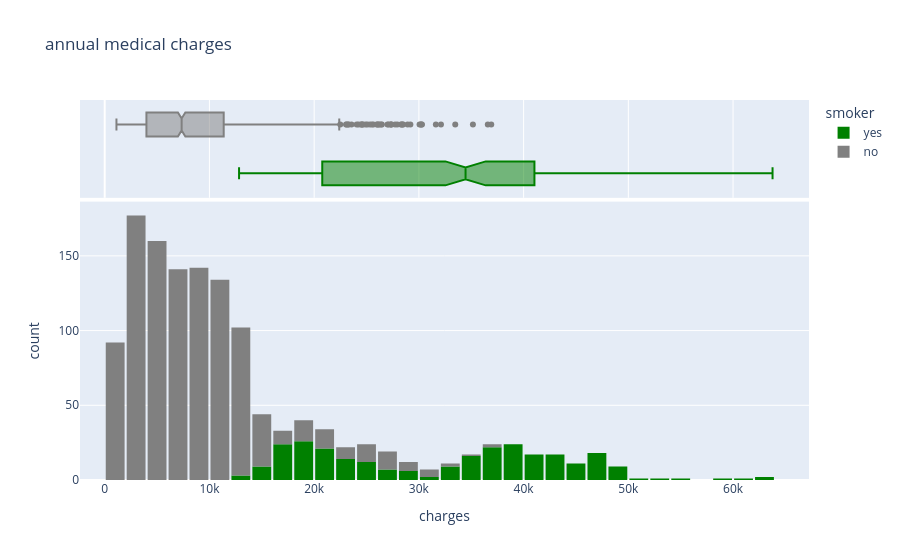

The notebook cell this image was saved under:
### Markdown cell above
now for annual mediacl charges we ahve hsitogram below w.

### Code cell
fig= px.histogram(medical_df,
                  x='charges',
                  marginal='box',
                  title='annual medical charges ',
                  color='smoker',
                  color_discrete_sequence=['green','grey'])
fig.update_layout(bargap=0.1)
fig.show()

### Figure 1 — Plotly figure (JSON) as saved in the notebook; plotly's stock layout.template omitted (floating-point values rounded to 4 significant figures; data arrays with more than 128 entries replaced by an {"elided": "..."} marker saying what was removed)
{"data": [{"bingroup": "x", "hovertemplate": "smoker=yes<br>charges=%{x}<br>count=%{y}<extra></extra>", "legendgroup": "yes", "marker": {"color": "green", "pattern": {"shape": ""}}, "name": "yes", "orientation": "v", "showlegend": true, "type": "histogram", "x": {"elided": "274 float values"}, "xaxis": "x", "yaxis": "y"}, {"hovertemplate": "smoker=yes<br>charges=%{x}<extra></extra>", "legendgroup": "yes", "marker": {"color": "green"}, "name": "yes", "notched": true, "showlegend": false, "type": "box", "x": {"elided": "274 float values"}, "xaxis": "x2", "yaxis": "y2"}, {"bingroup": "x", "hovertemplate": "smoker=no<br>charges=%{x}<br>count=%{y}<extra></extra>", "legendgroup": "no", "marker": {"color": "grey", "pattern": {"shape": ""}}, "name": "no", "orientation": "v", "showlegend": true, "type": "histogram", "x": {"elided": "1064 float values"}, "xaxis": "x", "yaxis": "y"}, {"hovertemplate": "smoker=no<br>charges=%{x}<extra></extra>", "legendgroup": "no", "marker": {"color": "grey"}, "name": "no", "notched": true, "showlegend": false, "type": "box", "x": {"elided": "1064 float values"}, "xaxis": "x2", "yaxis": "y2"}], "layout": {"bargap": 0.1, "barmode": "relative", "legend": {"title": {"text": "smoker"}, "tracegroupgap": 0}, "title": {"text": "annual medical charges "}, "xaxis": {"anchor": "y", "domain": [0, 1], "title": {"text": "charges"}}, "xaxis2": {"anchor": "y2", "domain": [0, 1], "matches": "x", "showgrid": true, "showticklabels": false}, "yaxis": {"anchor": "x", "domain": [0, 0.7326], "title": {"text": "count"}}, "yaxis2": {"anchor": "x2", "domain": [0.7426, 1], "matches": "y2", "showgrid": false, "showline": false, "showticklabels": false, "ticks": ""}}}
